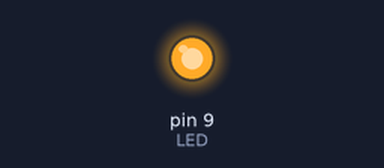
The sketch below on a simulated Arduino Uno, built with avr-gcc and run on an emulated ATmega328P. Parts: output pins drawn as LEDs (lit = HIGH).

Above: at 0.55 s.
At 39.9 s:
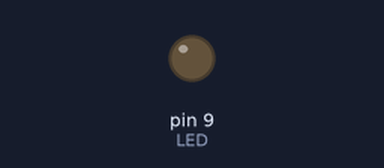
Timing chart, 0 to 40.0 s (numbered marks = the images above):
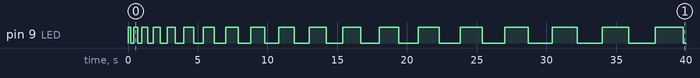

The sketch:

forloop-blinking.ino
```cpp
const int LED = 9;
void setup ()
{
  pinMode (LED, OUTPUT);
}
void loop ()
{
  for (int i = 200 ; i<=5000; i = i+100)
  {
    digitalWrite(LED, HIGH);
    delay (i);
    digitalWrite(LED, LOW);
    delay (i);
  }
}
```

Measured:
- by itself, pin 9 (LED): LOW → HIGH at 0.00 s, → LOW 0.20 s later, → HIGH 0.20 s later, → LOW 0.30 s later, … (38 changes in this stretch)
